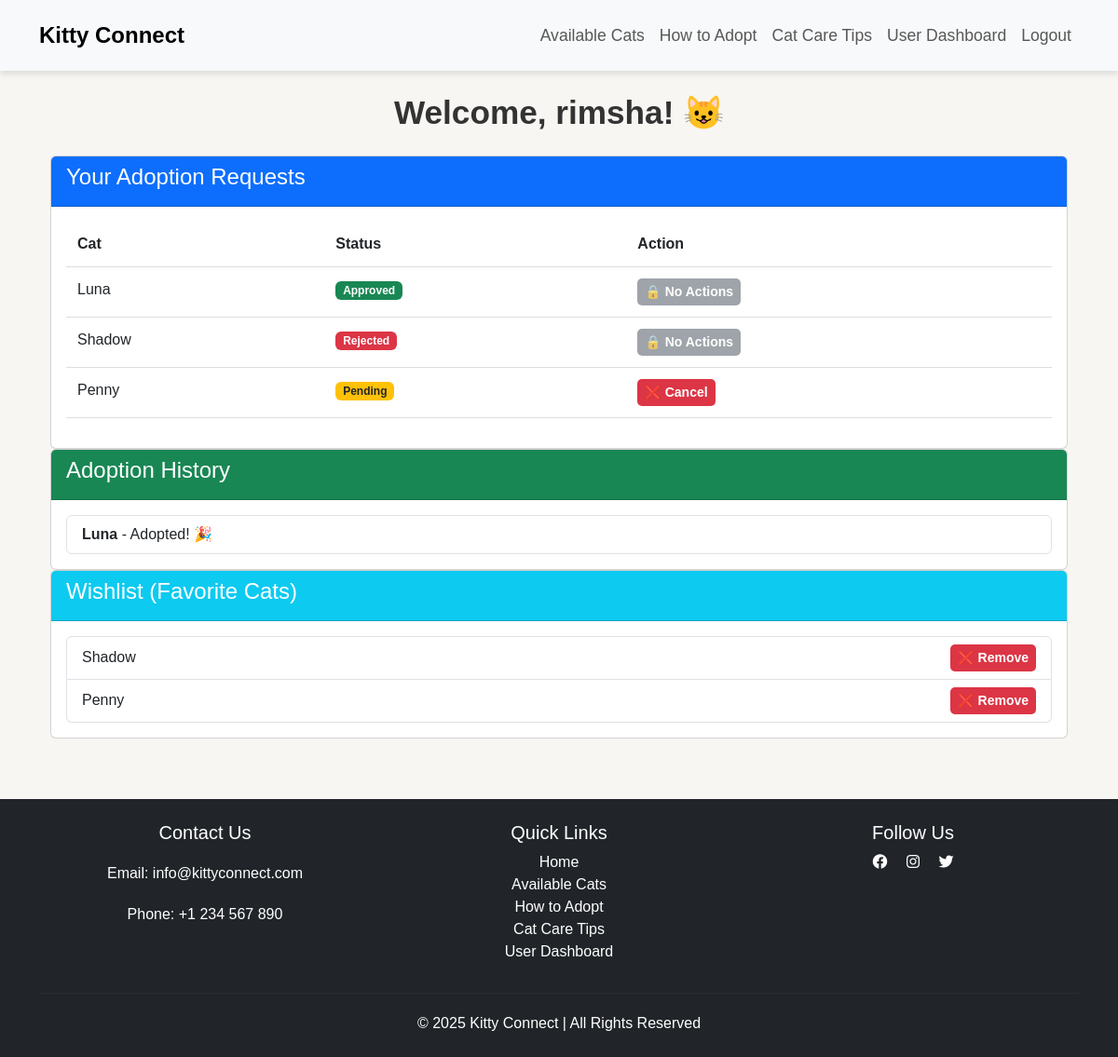
The app's page /account/dashboard/ (signed in), older data.
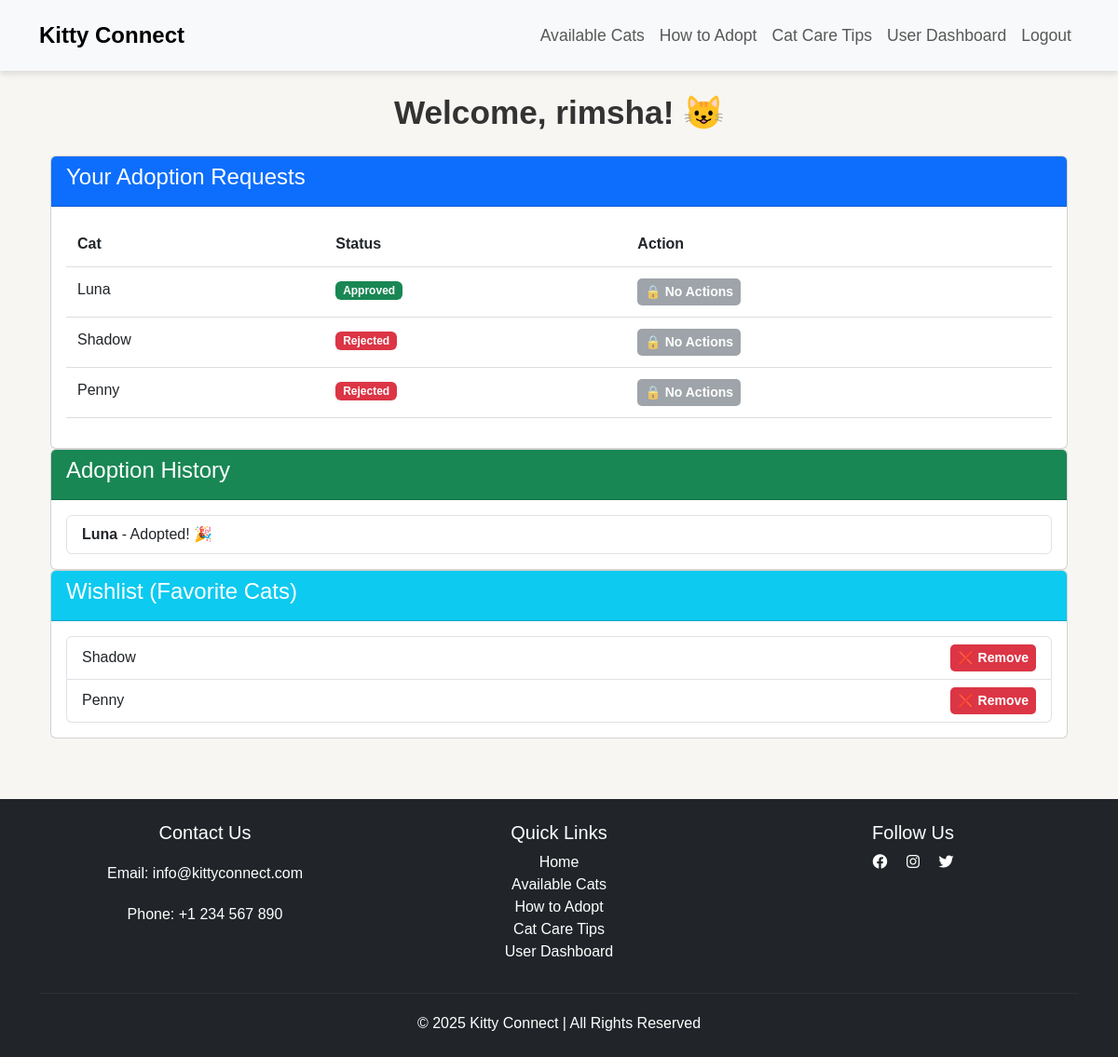
The same page, newer data.
### adoption/models.py (models this page shows, shortened)
class AdoptionRequest(models.Model):
    STATUS_CHOICES = [
        ('pending', 'Pending'),
        ('approved', 'Approved'),
        ('rejected', 'Rejected'),
    ]
    user = models.ForeignKey(User, on_delete=models.CASCADE)
    cat = models.ForeignKey(Cat, on_delete=models.CASCADE)
    message = models.TextField(blank=True, null=True)  # ✅ Add message field
    status = models.CharField(max_length=10, choices=STATUS_CHOICES, default='pending')
    request_date = models.DateTimeField(auto_now_add=True)

### cat/models.py (models this page shows, shortened)
class Cat(models.Model):
    name = models.CharField(max_length=50)
    age = models.IntegerField()
    breed = models.CharField(max_length=100)
    image = models.ImageField(upload_to='cat_images/', null=True, blank=True)
    description = models.TextField()
    available = models.BooleanField(default=True)

### account/views.py (the view)
# urls.py: path("dashboard/", user_dashboard, name="dashboard"),
@login_required
def user_dashboard(request):
    user = request.user
    adoption_requests = AdoptionRequest.objects.filter(user=user)
    adopted_cats = adoption_requests.filter(status="Approved")
    favorite_cats = Favorite.objects.filter(user=user).select_related("cat")
    return render(request, "account/dashboard.html", {
        "adoption_requests": adoption_requests,
        "adopted_cats": adopted_cats,
        "favorite_cats": favorite_cats,
    })

### account/templates/account/dashboard.html (shortened to what this page needs)
{% extends 'base.html' %}
{% block content %}
<div class="container mt-4">
    <h2 class="text-center">Welcome, {{ user.username }}! 😺</h2>
    <div class="card dashboard-card">
        <div class="card-header bg-primary text-white">
            <h4>Your Adoption Requests</h4>
        </div>
        <div class="card-body">
            {% if adoption_requests %}
                <table class="table dashboard-table">
                    <thead>
                        <tr>
                            <th>Cat</th>
                            <th>Status</th>
                            <th>Action</th>
                        </tr>
                    </thead>
                    <tbody>
                        {% for request in adoption_requests %}
                        <tr>
                            <td>{{ request.cat.name }}</td>
                            <td>
                                {% if request.status == "Pending" %}
                                    <span class="badge bg-warning text-dark">Pending</span>
                                {% elif request.status == "Approved" %}
                                    <span class="badge bg-success">Approved</span>
                                {% elif request.status == "Rejected" %}
                                    <span class="badge bg-danger">Rejected</span>
                                {% else %}
                                    <span class="badge bg-secondary">{{ request.status }}</span>
                                {% endif %}
                            </td>
                            <td>
                                {% if request.status|lower == "pending" %}
                                    <a href="{% url 'adoption_request_cancel' request.id %}" class="btn btn-danger btn-sm">
                                                    ❌ Cancel
                                    </a>
                                {% else %}
                                    <button class="btn btn-secondary btn-sm" disabled>🔒 No Actions</button>
                                {% endif %}
                            </td>
                        </tr>
                        {% endfor %}
                    </tbody>
                </table>
            {% else %}
                <p class="text-center">You have no adoption requests.</p>
            {% endif %}
        </div>
    </div>
    <div class="card dashboard-card">
        <div class="card-header bg-success text-white">
            <h4>Adoption History</h4>
        </div>
        <div class="card-body">
            {% if adopted_cats %}
                <ul class="list-group">
                    {% for cat in adopted_cats %}
                        <li class="list-group-item">
                            <strong>{{ cat.cat.name }}</strong> - Adopted! 🎉
                        </li>
                    {% endfor %}
                </ul>
            {% else %}
                <p class="text-center">No past adoptions.</p>
            {% endif %}
        </div>
    </div>
    <div class="card dashboard-card">
        <div class="card-header bg-info text-white">
            <h4>Wishlist (Favorite Cats)</h4>
        </div>
        <div class="card-body">
            {% if favorite_cats %}
                <ul class="list-group">
                    {% for favorite in favorite_cats %}
                        <li class="list-group-item d-flex justify-content-between align-items-center">
                            <span>{{ favorite.cat.name }}</span>
                            <form action="{% url 'remove_from_favorites' favorite.cat.id %}" method="post">
                                <button type="submit" class="btn btn-danger btn-sm">
                                    ❌ Remove
                                </button>
                            </form>
                        </li>
                    {% endfor %}
                </ul>
            {% else %}
                <p class="text-center">No favorite cats yet.</p>
            {% endif %}
        </div>
    </div>
</div>
{% endblock %}

Row changes from the older to the newer data that the page shows:
changed AdoptionRequest "Penny": status "Pending ❌ Cancel" → "Rejected 🔒 No Actions"
